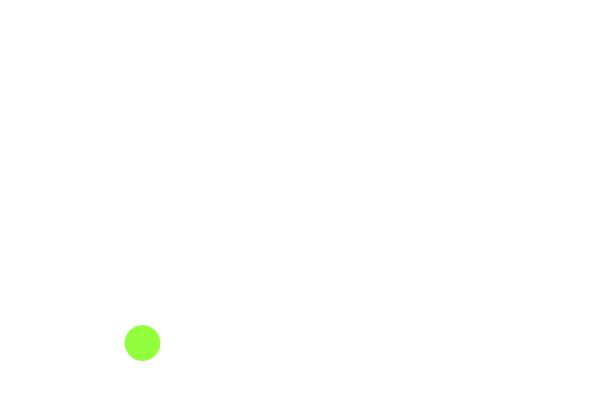
Frame 1 (no input)
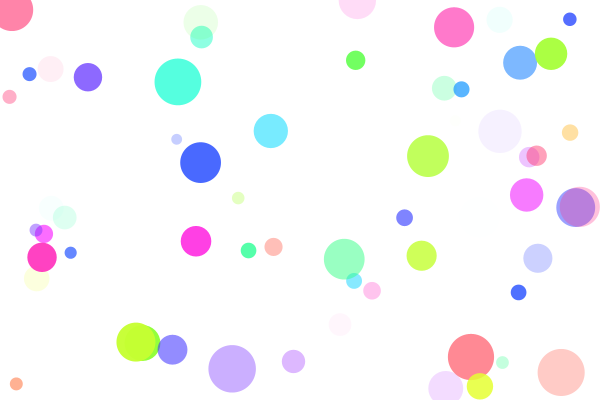
Frame 60 (the mouse pressed at the canvas centre just before this capture)
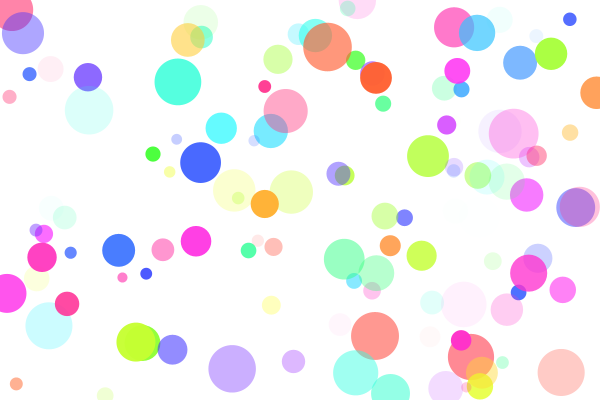
Frame 120 (the mouse held since frame 60 and released just before this capture)

The Processing sketch that drew these frames (run headless with seeded random() and noise(); from frame 60 on, the mouse is pressed at the canvas centre):

// Processing sketch: motion_04_draw_framerate
// ── motion_04_draw_framerate.pde
void setup() {
  size(600, 400);
  background(255);
  noStroke();
  // Number of frames per second
  frameRate(5);
  colorMode(HSB, 360, 100, 100, 100);
}

void draw() {
  float randomsize = random(10, 50);
  fill(random(0, 360), 80, 100, random(100));
  ellipse(random(0, width), random(0, height), randomsize, randomsize);
}
